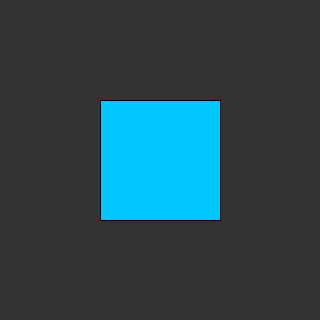
Frame 1 (no input)
Frame 60 (the mouse pressed at the canvas centre just before this capture): identical to frame 1, image omitted
Frame 120 (the mouse held since frame 60 and released just before this capture): identical to frame 1, image omitted

The Processing sketch that drew this single still picture (run headless with seeded random() and noise(); from frame 60 on, the mouse is pressed at the canvas centre):

// Processing sketch: color_change
// ── color_change.pde

int value = 0;

void setup(){
  size(320,320);
  background(51);
}

void draw() {
  fill(value,200,300);
  rect(100, 100, 120, 120);
}

void mouseMoved() {
  value += 1;
  if (value > 300) {
    value = 0;
  }
}
